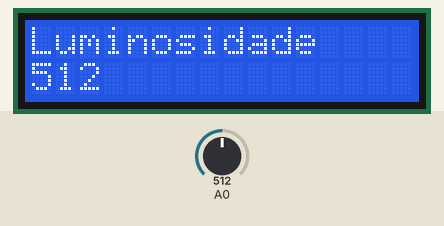
Recording of a sketch running on a simulated Arduino Uno, built with avr-gcc and run on an emulated ATmega328P. Parts: 16×2 character LCD. Inputs (shaded band) come from the test bench; at power-on: A0 = 512.

Above: at 1.2 s.
1.3 s: A0 set to 716
At 2.1 s:
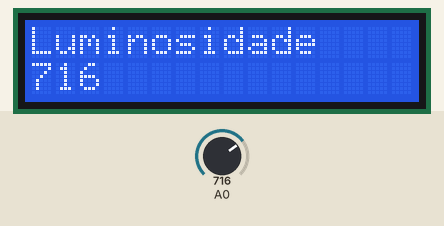
2.9 s: A0 set to 900
At 3.5 s:
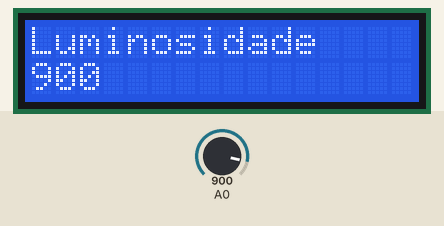
4.5 s: A0 set to 1023
At 4.9 s:
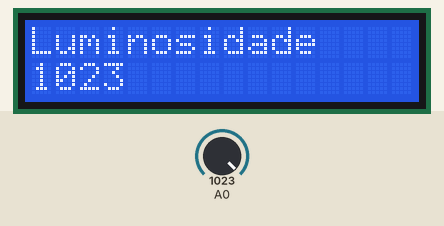
Timing chart, 0 to 7.5 s (numbered marks = the images above; inputs shaded):
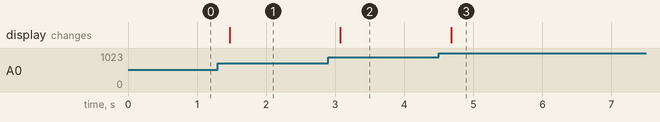

The sketch:

sketch_jun04e.ino
```cpp
#include <LiquidCrystal.h> //Inclui a biblioteca do LCD
LiquidCrystal lcd(12, 11, 5, 4, 3, 2); //Configura os pinos do Arduino para se comunicar com o LCD
 void setup()
{

lcd.begin(16, 2); //Inicia o LCD com dimensões 16x2(Colunas x Linhas)
lcd.setCursor(0, 0); //Posiciona o cursor na primeira coluna(0) e na primeira linha(0) do LCD
lcd.print("Luminosidade"); //Escreve no LCD "Luminosidade"

}
void loop()
{
//código da luminosidade
int LUMI=analogRead(0);

lcd.setCursor(0, 1); //Posiciona o cursor na primeira coluna(0) e na segunda linha(1) do LCD
lcd.print(LUMI); //Escreve no LCD "A luminosidade"
delay(200);
}
```

Measured:
- after the input at 1.3 s, the display: changes after 0.17 s (image 1)
- after the input at 2.9 s, the display: changes after 0.18 s (image 2)
- after the input at 4.5 s, the display: changes after 0.18 s (image 3)
